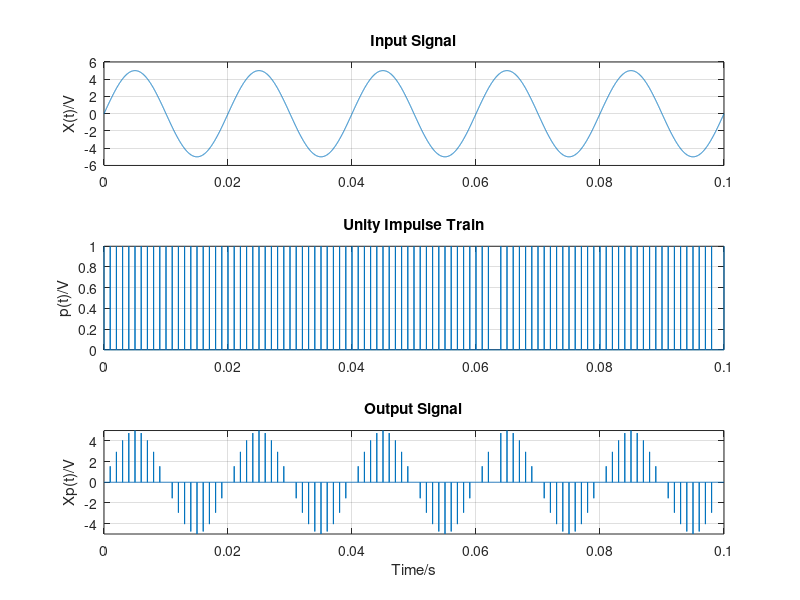

The MATLAB script that drew this image:
Fs=100*10^3; %sampling rate
fs=1000;       %sampling rate
t=0:1/Fs:0.1;
fx = 50;
w0 = 2*pi*fx;
x= 5*sin(w0*t); %Input signal

subplot(3,1,1);
plot(t,x);      %generating input signal plot
title('Input Signal'); 
ylabel('X(t)/V');
grid on;
hold on;

wp = 2*pi*fs;
sw=(1+square(wp*t, 0.1))/2; %sampling signal
subplot(3,1,2);
plot(t,sw);               %plotting sampling signal
title('Unity Impulse Train'); 
ylabel('p(t)/V');
grid on
hold on;

subplot(3,1,3);
xp=x.*sw;           %output signal
plot(t,xp);         %plotting output signal
title('Output Signal'); 
ylabel('Xp(t)/V');
grid on;
hold on;
xlabel('Time/s');

xlim([0, 0.1]);
ylim([-5, 5]); 
